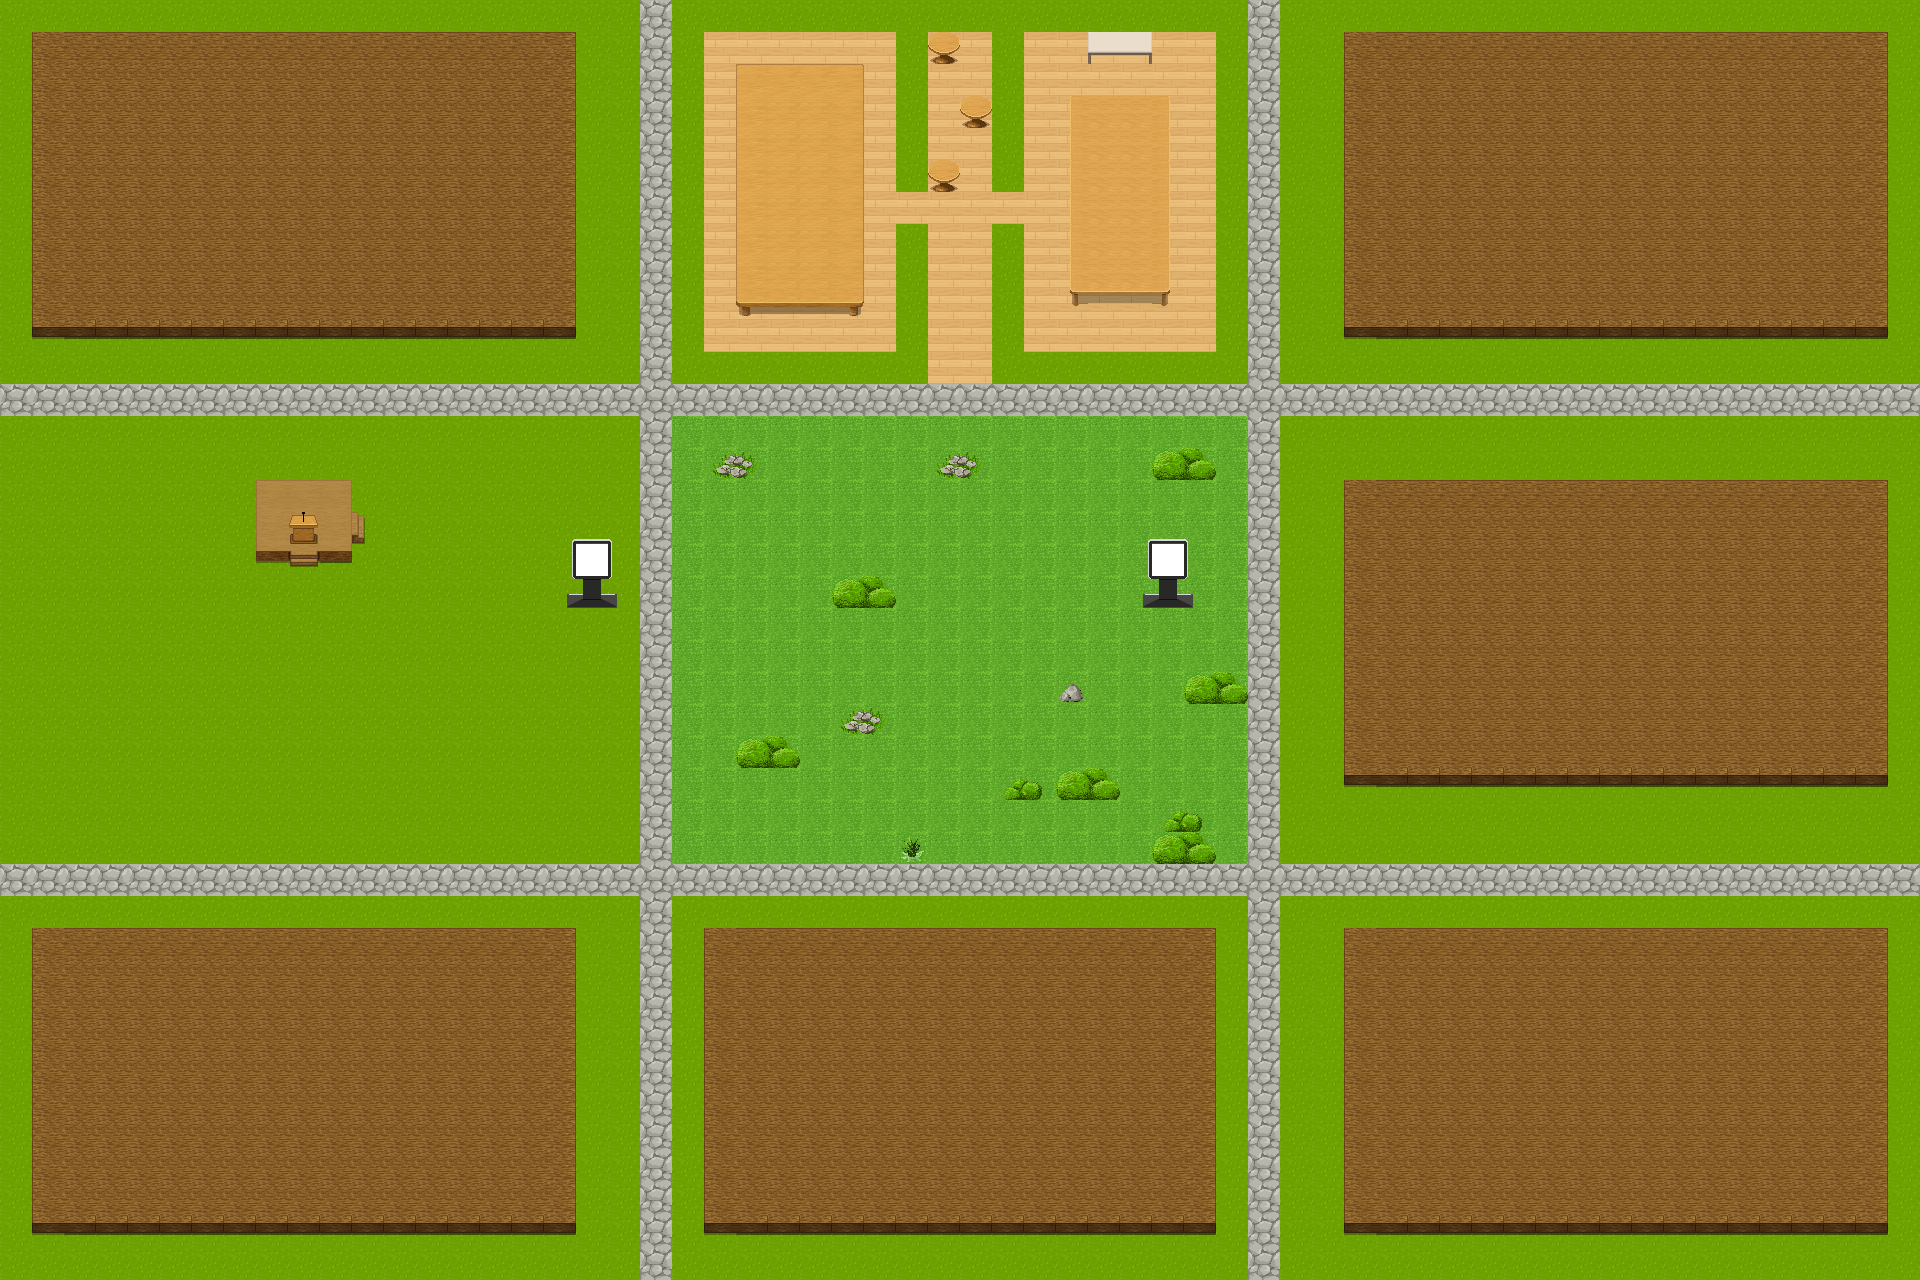

Rendered tile map (Tiled .tmx) drawn with the repository's tilesets; below, a short description and the map source with its tile grids summarised:
An orthogonal 60x40 tile map with 32x32 px tiles, 4 tile layers (ground, ground2, ground decoration, middle), 1 hidden layer not drawn, 7 tilesets.

<map version="1.10" tiledversion="1.10.1" orientation="orthogonal" renderorder="right-down" width="60" height="40" tilewidth="32" tileheight="32" infinite="0" nextlayerid="8" nextobjectid="1">
 <tileset firstgid="1" name="WA_Exterior" tilewidth="32" tileheight="32" tilecount="850" columns="25">
  <image source="tilesets/WA_Exterior.png" width="800" height="1088" />
 </tileset>
 <tileset firstgid="851" name="WA_Miscellaneous" tilewidth="32" tileheight="32" tilecount="110" columns="10">
  <image source="tilesets/WA_Miscellaneous.png" width="320" height="352" />
 </tileset>
 <tileset firstgid="961" name="WA_Decoration" tilewidth="32" tileheight="32" tilecount="96" columns="12">
  <image source="tilesets/WA_Decoration.png" width="384" height="256" />
 </tileset>
 <tileset firstgid="1057" name="WA_Room_Builder" tilewidth="32" tileheight="32" tilecount="1000" columns="25">
  <image source="tilesets/WA_Room_Builder.png" width="800" height="1280" />
 </tileset>
 <tileset firstgid="2057" name="WA_User_Interface" tilewidth="32" tileheight="32" tilecount="273" columns="13">
  <image source="tilesets/WA_User_Interface.png" width="416" height="672" />
 </tileset>
 <tileset firstgid="2330" name="WA_Tables" tilewidth="32" tileheight="32" tilecount="270" columns="10">
  <image source="tilesets/WA_Tables.png" width="320" height="864" />
 </tileset>
 <tileset firstgid="2600" name="WA_Other_Furniture" tilewidth="32" tileheight="32" tilecount="156" columns="12">
  <image source="tilesets/WA_Other_Furniture.png" width="384" height="416" />
 </tileset>
 <group id="6" name="ground">
  <layer id="1" name="ground" width="60" height="40">
   <data>[2400 cells, 2400 non-empty, 3 distinct tile ids]</data>
  </layer>
  <layer id="7" name="ground2" width="60" height="40">
   <data>[2400 cells, 144 non-empty, 1 distinct tile ids]</data>
  </layer>
  <layer id="2" name="ground decoration" width="60" height="40">
   <data>[2400 cells, 1052 non-empty, 30 distinct tile ids]</data>
  </layer>
 </group>
 <group id="4" name="middle">
  <layer id="3" name="middle" width="60" height="40">
   <data>[2400 cells, 84 non-empty, 34 distinct tile ids]</data>
  </layer>
  <layer id="5" name="middle2" width="60" height="40" visible="0">
   <data>[2400 cells, 22 non-empty, 16 distinct tile ids]</data>
  </layer>
 </group>
</map>
